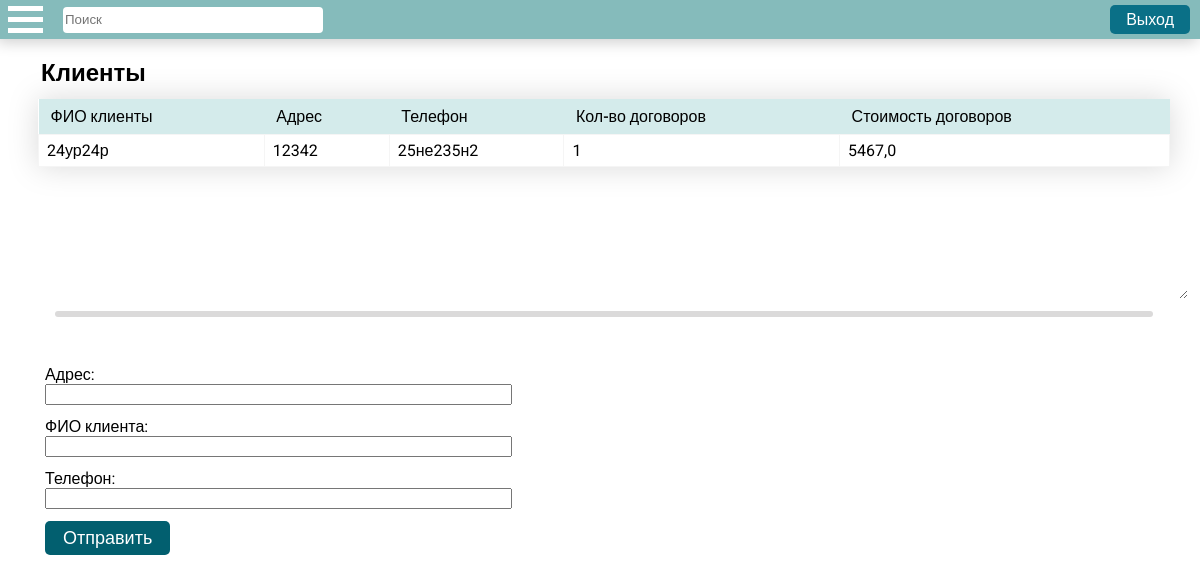
Page /forms/customers (signed in) on the earlier database version.
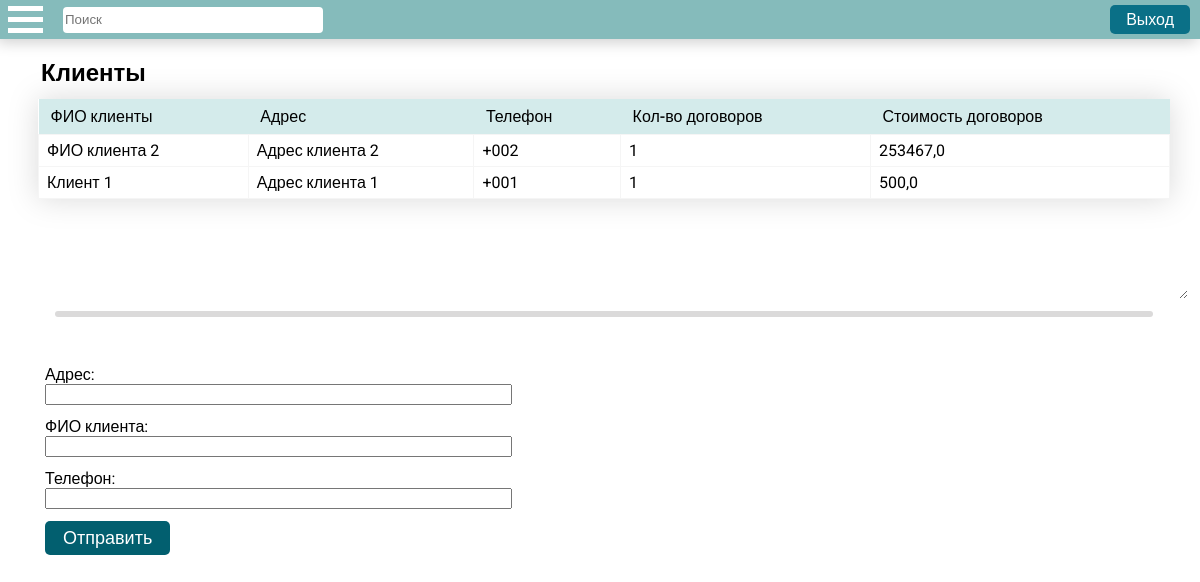
Same page on the later database version.
### apps/main_forms/models.py (models this page shows, shortened)
class Customers(models.Model):
    id = models.AutoField(primary_key=True, unique=True)
    address = models.CharField(max_length=255, verbose_name='Адрес')                        # Адрес
    customer_name = models.CharField(max_length=255, verbose_name='ФИО клиента')            # ФИО клиента
    phone = models.CharField(max_length=12, verbose_name='Телефон')                         # Телефон
    objects = models.Manager()

### apps/main_forms/views.py (the view)
# urls.py: path("forms/customers", views.create_customer, name="create_customer"),
def create_customer(request):
    table_data = Customers.objects.annotate(
        num_contracts=Count('contracts'),     # Количество связанных договоров.
        total_amount=Sum('contracts__price')  # Общая сумма договоров.
    )
    return create_entity(request, table_data, CustomersForm, "main_forms/customers.html", ("customers", 'Клиенты'))

### apps/main_forms/views.py (called while the page is built)
@login_required(login_url='/users/login/')
def create_entity(request, table_data, form_class, template_name, this_page):
    register_url = reverse('users:register')
    login_url = reverse('users:login')
    logout_url = reverse('users:logout')
    if request.method == 'POST':
        form = form_class(request.POST)
        if form.is_valid():
            task = form.save(commit=False)
            task.save()
    else:
        form = form_class
    context = {
        'table_data': table_data,
        "form": form,
        "this_page": this_page[0],
        "page_label": this_page[1],
        'register_url': register_url,
        'login_url': login_url,
        'logout_url': logout_url,
    }
    return render(request, template_name, context=context)

### apps/main_forms/templates/main_forms/customers.html (shortened to what this page needs)
{% extends "main_forms/base.html" %}
{% block form_block %}
<div class="table-container">
  <table>
    <thead>
      <tr>
        <th>ФИО клиенты</th>
        <th>Адрес</th>
        <th>Телефон</th>
        <th>Кол-во договоров</th>
        <th>Стоимость договоров</th>
      </tr>
    </thead>
    <tbody>
      {% for row in table_data|slice:'::-1' %}
      <tr>
        <td>{{ row.customer_name }}</td>
        <td>{{ row.address }}</td>
        <td>{{ row.phone }}</td>
        <td>{{ row.num_contracts }}</td>
        <td>{{ row.total_amount }}</td>
      </tr>
      {% endfor %}
    </tbody>
  </table>
</div>
<div class="resize-handle"></div>
{% if user.is_superuser %}
<form action="{% url 'create_customer' %}" method="post">
  {{ form.as_div }}
  <button class="sumbit-button" type="submit" name="submit">Отправить</button>
</form>
{% endif %}
{% endblock %}

Differences in the rows shown:
removed Customers: customer_name "24ур24р", address "12342", phone "25не235н2", num_contracts "1", total_amount "5467,0"
added Customers: customer_name "ФИО клиента 2", address "Адрес клиента 2", phone "+002", num_contracts "1", total_amount "253467,0"
added Customers: customer_name "Клиент 1", address "Адрес клиента 1", phone "+001", num_contracts "1", total_amount "500,0"
